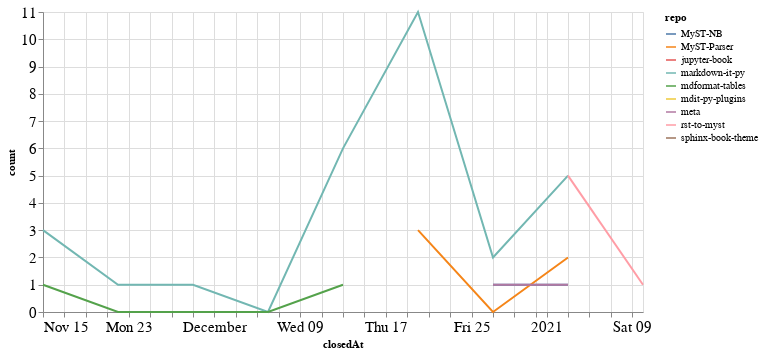

Here is the notebook cell this chart was saved with:
### Code cell
closed_by_time = closed_by.groupby('repo').resample('W', on='closedAt').count()['author'].reset_index()
closed_by_time = closed_by_time.rename(columns={'author': 'count'})

alt.Chart(closed_by_time, width=600).mark_line().encode(
    x='closedAt',
    y='count',
    color='repo',
    tooltip="repo"
)

### Figure 1 — Vega-Lite specification as saved in the notebook (floating-point values rounded to 4 significant figures)
{"config": {"axisLeft": {"labelFontSize": 15}, "axisBottom": {"labelFontSize": 15}}, "data": {"name": "data-fed6353518e3ec948fa2871bdcd27f5a"}, "mark": "line", "encoding": {"color": {"type": "nominal", "field": "repo"}, "tooltip": {"type": "nominal", "field": "repo"}, "x": {"type": "temporal", "field": "closedAt"}, "y": {"type": "quantitative", "field": "count"}}, "width": 600, "$schema": "https://vega.github.io/schema/vega-lite/v4.8.1.json", "datasets": {"data-fed6353518e3ec948fa2871bdcd27f5a": [{"repo": "MyST-NB", "closedAt": "2020-12-27T00:00:00", "count": 1}, {"repo": "MyST-NB", "closedAt": "2021-01-03T00:00:00", "count": 1}, {"repo": "MyST-Parser", "closedAt": "2020-12-20T00:00:00", "count": 3}, {"repo": "MyST-Parser", "closedAt": "2020-12-27T00:00:00", "count": 0}, {"repo": "MyST-Parser", "closedAt": "2021-01-03T00:00:00", "count": 2}, {"repo": "jupyter-book", "closedAt": "2020-11-15T00:00:00", "count": 1}, {"repo": "markdown-it-py", "closedAt": "2020-11-15T00:00:00", "count": 3}, {"repo": "markdown-it-py", "closedAt": "2020-11-22T00:00:00", "count": 1}, {"repo": "markdown-it-py", "closedAt": "2020-11-29T00:00:00", "count": 1}, {"repo": "markdown-it-py", "closedAt": "2020-12-06T00:00:00", "count": 0}, {"repo": "markdown-it-py", "closedAt": "2020-12-13T00:00:00", "count": 6}, {"repo": "markdown-it-py", "closedAt": "2020-12-20T00:00:00", "count": 11}, {"repo": "markdown-it-py", "closedAt": "2020-12-27T00:00:00", "count": 2}, {"repo": "markdown-it-py", "closedAt": "2021-01-03T00:00:00", "count": 5}, {"repo": "mdformat-tables", "closedAt": "2020-11-15T00:00:00", "count": 1}, {"repo": "mdformat-tables", "closedAt": "2020-11-22T00:00:00", "count": 0}, {"repo": "mdformat-tables", "closedAt": "2020-11-29T00:00:00", "count": 0}, {"repo": "mdformat-tables", "closedAt": "2020-12-06T00:00:00", "count": 0}, {"repo": "mdformat-tables", "closedAt": "2020-12-13T00:00:00", "count": 1}, {"repo": "mdit-py-plugins", "closedAt": "2020-12-20T00:00:00", "count": 3}, {"repo": "meta", "closedAt": "2020-12-27T00:00:00", "count": 1}, {"repo": "meta", "closedAt": "2021-01-03T00:00:00", "count": 1}, {"repo": "rst-to-myst", "closedAt": "2021-01-03T00:00:00", "count": 5}, {"repo": "rst-to-myst", "closedAt": "2021-01-10T00:00:00", "count": 1}, {"repo": "sphinx-book-theme", "closedAt": "2021-01-03T00:00:00", "count": 1}]}}
